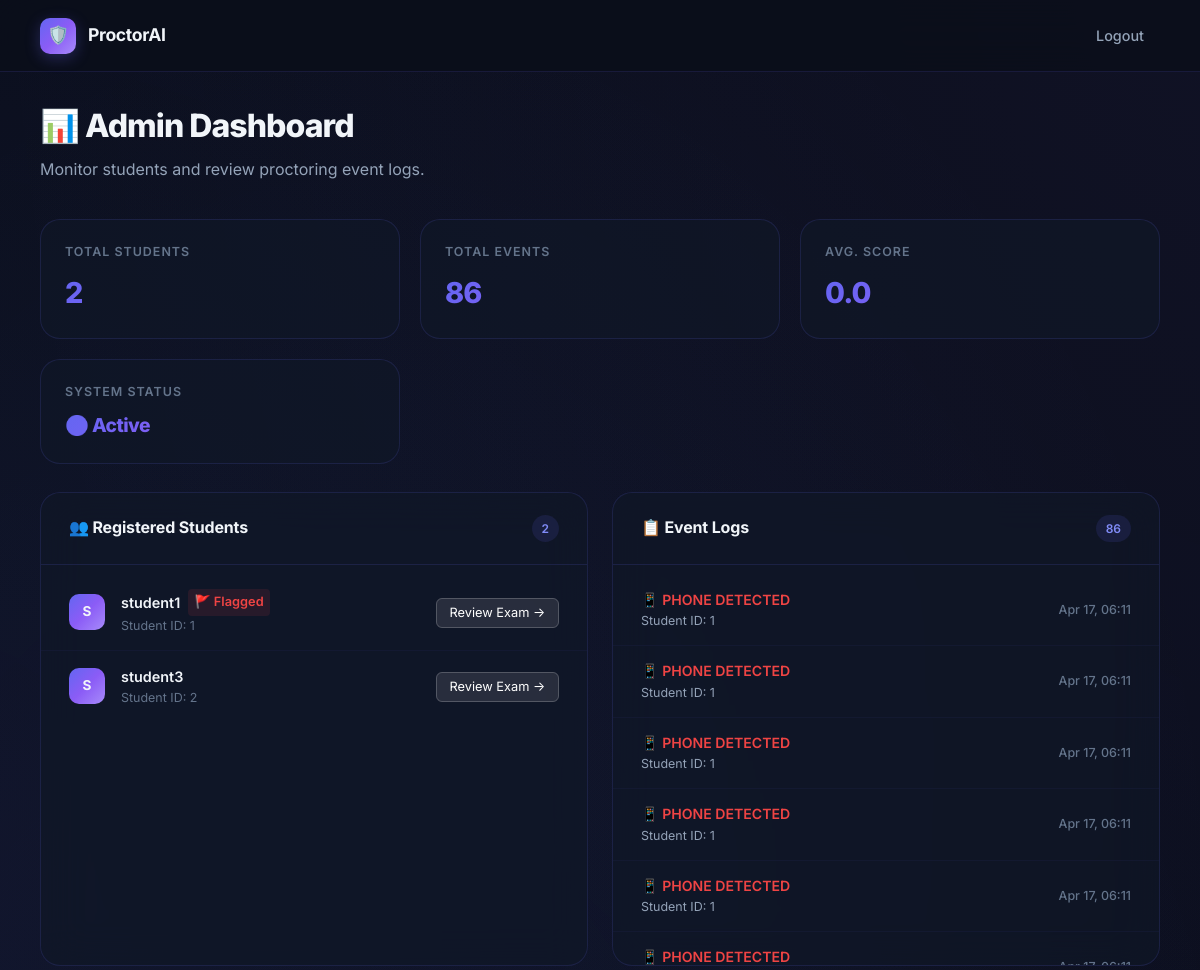
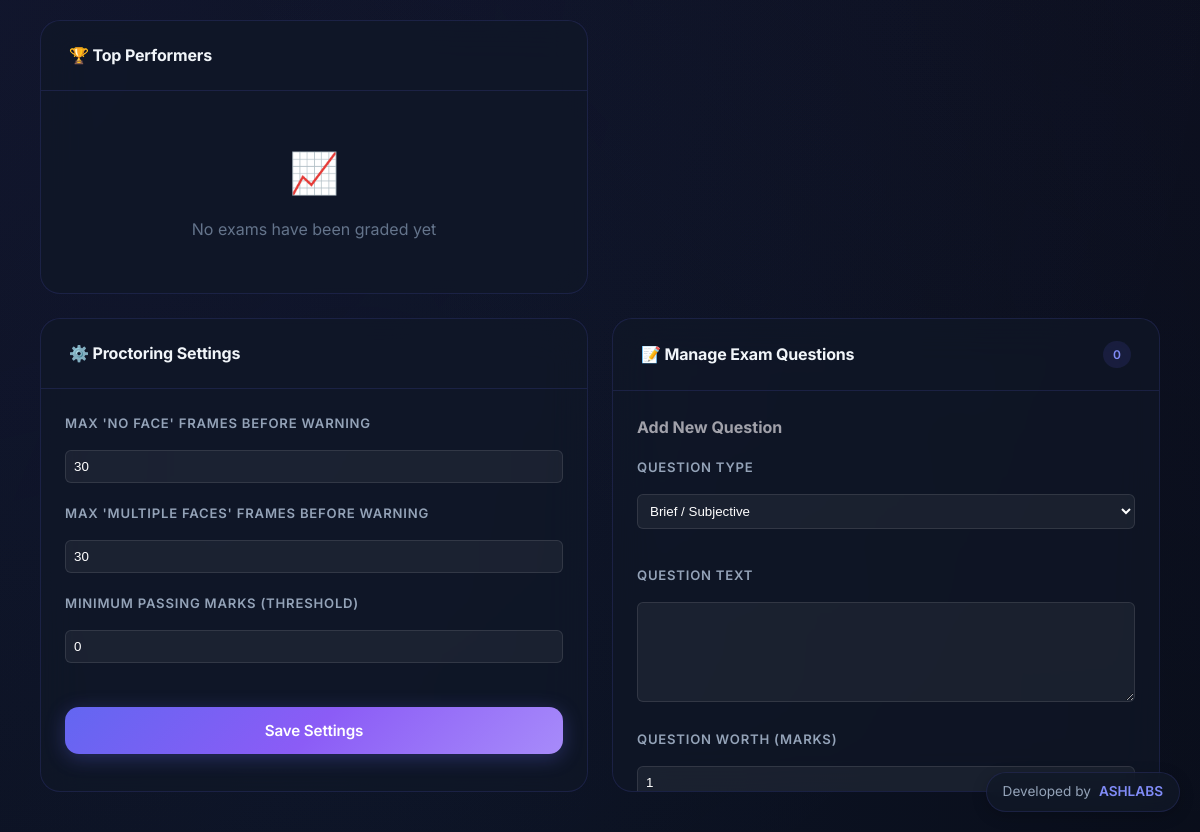
The app's page /admin/dashboard (signed in) with its own data (2 pictures, top to bottom).
### models.py (models this page shows)
class Student(db.Model):
    id = db.Column(db.Integer, primary_key=True)
    username = db.Column(db.String(50), unique=True)
    password = db.Column(db.String(50))
    is_flagged = db.Column(db.Boolean, default=False)
    warnings = db.Column(db.Integer, default=0)

class ExamLog(db.Model):
    id = db.Column(db.Integer, primary_key=True)
    event = db.Column(db.String(200))
    timestamp = db.Column(db.DateTime, default=datetime.datetime.utcnow)
    student_id = db.Column(db.Integer)

class SystemSettings(db.Model):
    id = db.Column(db.Integer, primary_key=True)
    max_no_face = db.Column(db.Integer, default=30) # Frames/ticks before flag
    max_multi_face = db.Column(db.Integer, default=30)
    max_phone = db.Column(db.Integer, default=1)
    passing_marks = db.Column(db.Integer, default=0)

### app.py (the view)
@app.route('/admin/dashboard')
def admin_dashboard():
    if 'admin' not in session:
        return redirect('/admin/login')
    logs = ExamLog.query.order_by(ExamLog.timestamp.desc()).all()
    students = Student.query.all()
    questions = Question.query.all()
    settings = SystemSettings.query.first()
    if not settings:
        settings = SystemSettings()
        db.session.add(settings)
        db.session.commit()
    total_awarded = 0
    graded_answers_count = 0
    student_scores = {}
    all_answers = Answer.query.filter(Answer.awarded_marks != None).all()
    for ans in all_answers:
        total_awarded += ans.awarded_marks
        graded_answers_count += 1
        if ans.student_id not in student_scores:
            student_scores[ans.student_id] = 0
        student_scores[ans.student_id] += ans.awarded_marks
    avg_score = round(total_awarded / (len(student_scores) if len(student_scores) > 0 else 1), 1)
    toppers = []
    for sid, points in sorted(student_scores.items(), key=lambda item: item[1], reverse=True)[:3]:
        stu = Student.query.get(sid)
        if stu:
            toppers.append({'student': stu, 'score': points})
    return render_template('admin_dashboard.html', logs=logs, students=students, questions=questions, settings=settings, avg_score=avg_score, toppers=toppers)

### templates/admin_dashboard.html (shortened to what this page needs)
<!DOCTYPE html>
<html lang="en">
<head>
    <link rel="stylesheet" href="{{ url_for('static', filename='style.css') }}">
</head>
<body>
<div class="bg-mesh"></div>
<nav class="navbar">
    <a href="/" class="navbar-brand">
        <span class="brand-icon">🛡️</span>
        ProctorAI
    </a>
    <div class="navbar-links">
        <a href="/">Logout</a>
    </div>
</nav>
<div class="dashboard-wrapper">
    <div class="dashboard-header">
        <h1>📊 Admin Dashboard</h1>
        <p>Monitor students and review proctoring event logs.</p>
    </div>
    <div class="stats-row">
        <div class="stat-card">
            <div class="stat-label">Total Students</div>
            <div class="stat-value">{{ students|length }}</div>
        </div>
        <div class="stat-card">
            <div class="stat-label">Total Events</div>
            <div class="stat-value">{{ logs|length }}</div>
        </div>
        <div class="stat-card">
            <div class="stat-label">Avg. Score</div>
            <div class="stat-value">{{ avg_score }}</div>
        </div>
        <div class="stat-card">
            <div class="stat-label">System Status</div>
            <div class="stat-value" style="font-size: 1.2rem;">🟢 Active</div>
        </div>
    </div>
    <div class="dashboard-grid">
        <div class="dash-card">
            <div class="dash-card-header">
                <h3>👥 Registered Students</h3>
                <span class="badge">{{ students|length }}</span>
            </div>
            <div class="dash-card-body">
                {% if students %}
                    {% for student in students %}
                    <div class="list-item" style="display: flex; justify-content: space-between; align-items: center;">
                        <div class="item-info" style="display: flex; align-items: center; gap: 1rem;">
                            <div class="item-avatar">{{ student.username[0]|upper }}</div>
                            <div>
                                <div class="item-name" style="display: flex; align-items: center; gap: 0.5rem;">
                                    {{ student.username }}
                                    {% if student.is_flagged %}
                                        <span style="color: #ef4444; font-size: 0.8rem; background: rgba(239, 68, 68, 0.1); padding: 0.2rem 0.4rem; border-radius: 4px;" title="Flagged for Misconduct">🚩 Flagged</span>
                                    {% endif %}
                                </div>
                                <div class="item-detail">Student ID: {{ student.id }}</div>
                            </div>
                        </div>
                        <div>
                            <a href="/admin/student/{{ student.id }}/exam" style="background: rgba(255,255,255,0.1); padding: 0.4rem 0.8rem; border-radius: 6px; color: #fff; text-decoration: none; font-size: 0.8rem; border: 1px solid rgba(255,255,255,0.2);">Review Exam →</a>
                        </div>
                    </div>
                    {% endfor %}
                {% else %}
                    <div class="empty-state">
                        <div class="empty-icon">📭</div>
                        <p>No students registered yet</p>
                    </div>
                {% endif %}
            </div>
        </div>
        <div class="dash-card">
            <div class="dash-card-header">
                <h3>📋 Event Logs</h3>
                <span class="badge">{{ logs|length }}</span>
            </div>
            <div class="dash-card-body">
                {% if logs %}
                    {% for log in logs %}
                    <div class="list-item">
                        <div>
                            <div class="log-event {% if 'PHONE' in log.event %}danger{% elif 'NO FACE' in log.event or 'MULTIPLE' in log.event %}warning{% endif %}">
                                {% if 'PHONE' in log.event %}📱{% elif 'NO FACE' in log.event %}👻{% elif 'MULTIPLE' in log.event %}👥{% else %}⚡{% endif %}
                                {{ log.event }}
                            </div>
                            {% if log.student_id %}
                            <div class="log-student">Student ID: {{ log.student_id }}</div>
                            {% endif %}
                        </div>
                        <div class="log-time">{{ log.timestamp.strftime('%b %d, %H:%M') if log.timestamp else '' }}</div>
                    </div>
                    {% endfor %}
                {% else %}
                    <div class="empty-state">
                        <div class="empty-icon">✅</div>
                        <p>No suspicious events detected</p>
                    </div>
                {% endif %}
            </div>
        </div>
    </div>
    <div class="dashboard-grid mt-6">
        <div class="dash-card">
            <div class="dash-card-header">
                <h3>🏆 Top Performers</h3>
            </div>
            <div class="dash-card-body">
                {% if toppers %}
                    {% for topper in toppers %}
                    <div class="list-item" style="display: flex; justify-content: space-between; align-items: center;">
                        <div class="item-info" style="display: flex; align-items: center; gap: 1rem;">
                            <div class="item-avatar" style="background: var(--accent-primary);">{{ loop.index }}</div>
                            <div>
                                <div class="item-name">{{ topper.student.username }}</div>
                                <div class="item-detail">Student ID: {{ topper.student.id }}</div>
                            </div>
                        </div>
                        <div style="font-size: 1.2rem; font-weight: bold; color: var(--success);">
                            {{ topper.score }} Pts
                        </div>
                    </div>
                    {% endfor %}
                {% else %}
                    <div class="empty-state">
                        <div class="empty-icon">📈</div>
                        <p>No exams have been graded yet</p>
                    </div>
                {% endif %}
            </div>
        </div>
    </div>
    <div class="dashboard-grid mt-6">
        <div class="dash-card">
            <div class="dash-card-header">
                <h3>⚙️ Proctoring Settings</h3>
            </div>
            <div class="dash-card-body" style="padding: 1.5rem;">
                <form action="/admin/settings/update" method="POST">
                    <div class="form-group">
                        <label>Max 'No Face' Frames before Warning</label>
                        <input type="number" name="max_no_face" class="input-light" value="{{ settings.max_no_face }}" style="width: 100%; padding: 0.5rem; margin-top: 0.5rem; background: rgba(255,255,255,0.05); color: #fff; border: 1px solid rgba(255,255,255,0.1); border-radius: 6px;">
                    </div>
                    <div class="form-group mt-6" style="margin-top: 1rem;">
                        <label>Max 'Multiple Faces' Frames before Warning</label>
                        <input type="number" name="max_multi_face" class="input-light" value="{{ settings.max_multi_face }}" style="width: 100%; padding: 0.5rem; margin-top: 0.5rem; background: rgba(255,255,255,0.05); color: #fff; border: 1px solid rgba(255,255,255,0.1); border-radius: 6px;">
                    </div>
                    <div class="form-group mt-6" style="margin-top: 1rem;">
                        <label>Minimum Passing Marks (Threshold)</label>
                        <input type="number" name="passing_marks" class="input-light" value="{{ settings.passing_marks }}" style="width: 100%; padding: 0.5rem; margin-top: 0.5rem; background: rgba(255,255,255,0.05); color: #fff; border: 1px solid rgba(255,255,255,0.1); border-radius: 6px;">
                    </div>
                    <button type="submit" class="btn-primary" style="margin-top: 1.5rem; width: 100%;">Save Settings</button>
                </form>
            </div>
        </div>
        <div class="dash-card">
            <div class="dash-card-header">
                <h3>📝 Manage Exam Questions</h3>
                <span class="badge">{{ questions|length }}</span>
            </div>
            <div class="dash-card-body" style="padding: 1.5rem;">
                <h4 style="margin-bottom: 1rem; color: #a1a1aa;">Add New Question</h4>
                <form action="/admin/questions/add" method="POST" id="question-form">
                    <div class="form-group">
                        <label>Question Type</label>
                        <select name="question_type" id="q_type" style="width: 100%; padding: 0.5rem; margin-top: 0.5rem; margin-bottom: 1rem; background: rgba(255,255,255,0.05); color: #fff; border: 1px solid rgba(255,255,255,0.1); border-radius: 6px;" onchange="toggleMCQOptions()">
                            <option value="brief" style="color: #000;">Brief / Subjective</option>
                        </select>
                    </div>
                    <div class="form-group">
                        <label>Question Text</label>
                        <textarea name="question_text" rows="2" style="width: 100%; padding: 0.5rem; margin-top: 0.5rem; background: rgba(255,255,255,0.05); color: #fff; border: 1px solid rgba(255,255,255,0.1); border-radius: 6px;" required></textarea>
                    </div>
                    <div class="form-group" style="margin-top: 1rem;">
                        <label>Question Worth (Marks)</label>
                        <input type="number" name="marks" value="1" style="width: 100%; padding: 0.5rem; margin-top: 0.5rem; background: rgba(255,255,255,0.05); color: #fff; border: 1px solid rgba(255,255,255,0.1); border-radius: 6px;" required>
                    </div>
                </form>
            </div>
        </div>
    </div>
</div>
<div class="developer-tag">
    <span>Developed by</span> <strong>ASHLABS</strong>
</div>
</body>
</html>

### records on screen
Student: username "S", username "student1", is_flagged "🚩 Flagged", id "1"
Student: username "S", username "student3", id "2"
ExamLog: event "PHONE DETECTED", student_id "1", timestamp "Apr 17, 06:11"
ExamLog: event "PHONE DETECTED", student_id "1", timestamp "Apr 17, 06:11"
ExamLog: event "PHONE DETECTED", student_id "1", timestamp "Apr 17, 06:11"
ExamLog: event "PHONE DETECTED", student_id "1", timestamp "Apr 17, 06:11"
ExamLog: event "PHONE DETECTED", student_id "1", timestamp "Apr 17, 06:11"
ExamLog: event "PHONE DETECTED"
SystemSettings: max_no_face "30", max_multi_face "30", passing_marks "0"

### other values on screen
{{ students|length }} "2"
{{ logs|length }} "86"
{{ avg_score }} "0.0"
{{ questions|length }} "0"
